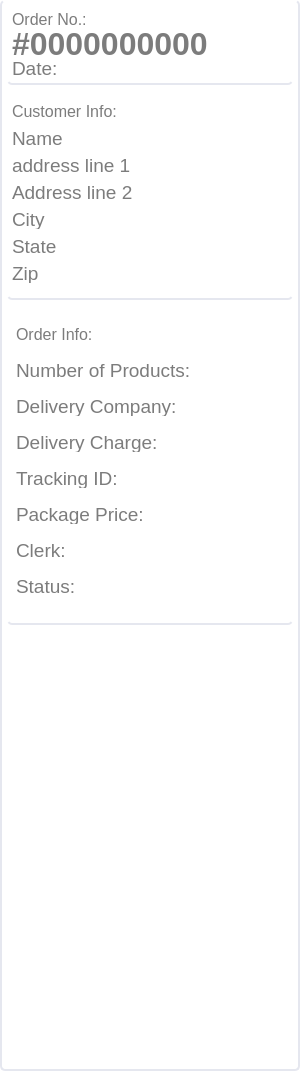
             <widget class="QFrame" name="frame_6">
              <property name="minimumSize">
               <size>
                <width>300</width>
                <height>0</height>
               </size>
              </property>
              <property name="styleSheet">
               <string notr="true">QFrame{
	background:rgb(255,255,255);
	border-radius:5px;
	border:2px solid #e5e7ef;
	border-top:none;
	color:rgb(124,124,124);
}</string>
              </property>
              <property name="frameShape">
               <enum>QFrame::StyledPanel</enum>
              </property>
              <property name="frameShadow">
               <enum>QFrame::Raised</enum>
              </property>
              <layout class="QVBoxLayout" name="verticalLayout_8" stretch="0,0,0,0">
               <property name="spacing">
                <number>5</number>
               </property>
               <property name="leftMargin">
                <number>5</number>
               </property>
               <property name="topMargin">
                <number>5</number>
               </property>
               <property name="rightMargin">
                <number>5</number>
               </property>
               <property name="bottomMargin">
                <number>5</number>
               </property>
               <item>
                <widget class="QFrame" name="frame_10">
                 <property name="minimumSize">
                  <size>
                   <width>0</width>
                   <height>80</height>
                  </size>
                 </property>
                 <property name="maximumSize">
                  <size>
                   <width>16777215</width>
                   <height>80</height>
                  </size>
                 </property>
                 <property name="styleSheet">
                  <string notr="true">border-top:none;border-left:none;border-right:none;</string>
                 </property>
                 <property name="frameShape">
                  <enum>QFrame::StyledPanel</enum>
                 </property>
                 <property name="frameShadow">
                  <enum>QFrame::Raised</enum>
                 </property>
                 <layout class="QVBoxLayout" name="verticalLayout_5">
                  <property name="spacing">
                   <number>2</number>
                  </property>
                  <property name="leftMargin">
                   <number>5</number>
                  </property>
                  <property name="topMargin">
                   <number>5</number>
                  </property>
                  <property name="rightMargin">
                   <number>5</number>
                  </property>
                  <property name="bottomMargin">
                   <number>5</number>
                  </property>
                  <item>
                   <widget class="QLabel" name="label_9">
                    <property name="maximumSize">
                     <size>
                      <width>16777215</width>
                      <height>20</height>
                     </size>
                    </property>
                    <property name="font">
                     <font>
                      <family>Helvetica</family>
                      <pointsize>12</pointsize>
                     </font>
                    </property>
                    <property name="styleSheet">
                     <string notr="true">border:none;
color:rgb(124,124,124);
</string>
                    </property>
                    <property name="text">
                     <string>Order No.:</string>
                    </property>
                   </widget>
                  </item>
                  <item>
                   <widget class="QLabel" name="ordernoc_label">
                    <property name="font">
                     <font>
                      <family>Helvetica</family>
                      <pointsize>24</pointsize>
                      <weight>75</weight>
                      <bold>true</bold>
                     </font>
                    </property>
                    <property name="styleSheet">
                     <string notr="true">border:none;</string>
                    </property>
                    <property name="text">
                     <string>#0000000000</string>
                    </property>
                   </widget>
                  </item>
                  <item>
                   <widget class="QLabel" name="orderdatec_label">
                    <property name="maximumSize">
                     <size>
                      <width>16777215</width>
                      <height>20</height>
                     </size>
                    </property>
                    <property name="font">
                     <font>
                      <pointsize>14</pointsize>
                     </font>
                    </property>
                    <property name="styleSheet">
                     <string notr="true">border:none;</string>
                    </property>
                    <property name="text">
                     <string>Date:</string>
                    </property>
                   </widget>
                  </item>
                 </layout>
                </widget>
               </item>
               <item>
                <widget class="QFrame" name="frame_11">
                 <property name="minimumSize">
                  <size>
                   <width>0</width>
                   <height>210</height>
                  </size>
                 </property>
                 <property name="styleSheet">
                  <string notr="true">border-top:none;border-left:none;border-right:none;
</string>
                 </property>
                 <property name="frameShape">
                  <enum>QFrame::StyledPanel</enum>
                 </property>
                 <property name="frameShadow">
                  <enum>QFrame::Raised</enum>
                 </property>
                 <layout class="QVBoxLayout" name="verticalLayout_6">
                  <property name="spacing">
                   <number>1</number>
                  </property>
                  <property name="leftMargin">
                   <number>5</number>
                  </property>
                  <property name="topMargin">
                   <number>5</number>
                  </property>
                  <property name="rightMargin">
                   <number>5</number>
                  </property>
                  <property name="bottomMargin">
                   <number>5</number>
                  </property>
                  <item>
                   <widget class="QLabel" name="label_11">
                    <property name="maximumSize">
                     <size>
                      <width>16777215</width>
                      <height>20</height>
                     </size>
                    </property>
                    <property name="font">
                     <font>
                      <family>Helvetica</family>
                      <pointsize>12</pointsize>
                     </font>
                    </property>
                    <property name="styleSheet">
                     <string notr="true">border:none;
</string>
                    </property>
                    <property name="text">
                     <string>Customer Info:</string>
                    </property>
                   </widget>
                  </item>
                  <item>
                   <widget class="QLabel" name="customernamec_label">
                    <property name="maximumSize">
                     <size>
                      <width>16777215</width>
                      <height>20</height>
                     </size>
                    </property>
                    <property name="font">
                     <font>
                      <pointsize>14</pointsize>
                     </font>
                    </property>
                    <property name="styleSheet">
                     <string notr="true">border:none;</string>
                    </property>
                    <property name="text">
                     <string>Name</string>
                    </property>
                   </widget>
                  </item>
                  <item>
                   <widget class="QLabel" name="addressline1c_label">
                    <property name="maximumSize">
                     <size>
                      <width>16777215</width>
                      <height>20</height>
                     </size>
                    </property>
                    <property name="font">
                     <font>
                      <pointsize>14</pointsize>
                     </font>
                    </property>
                    <property name="styleSheet">
                     <string notr="true">border:none;</string>
                    </property>
                    <property name="text">
                     <string>address line 1</string>
                    </property>
                   </widget>
                  </item>
                  <item>
                   <widget class="QLabel" name="addressline2c_label">
                    <property name="maximumSize">
                     <size>
                      <width>16777215</width>
                      <height>20</height>
                     </size>
                    </property>
                    <property name="font">
                     <font>
                      <pointsize>14</pointsize>
                     </font>
                    </property>
                    <property name="styleSheet">
                     <string notr="true">border:none;</string>
                    </property>
                    <property name="text">
                     <string>Address line 2</string>
                    </property>
                   </widget>
                  </item>
                  <item>
                   <widget class="QLabel" name="cityc_label">
                    <property name="maximumSize">
                     <size>
                      <width>16777215</width>
                      <height>20</height>
                     </size>
                    </property>
                    <property name="font">
                     <font>
                      <pointsize>14</pointsize>
                     </font>
                    </property>
                    <property name="styleSheet">
                     <string notr="true">border:none;</string>
                    </property>
                    <property name="text">
                     <string>City</string>
                    </property>
                   </widget>
                  </item>
                  <item>
                   <widget class="QLabel" name="statec_label">
                    <property name="maximumSize">
                     <size>
                      <width>16777215</width>
                      <height>20</height>
                     </size>
                    </property>
                    <property name="font">
                     <font>
                      <pointsize>14</pointsize>
                     </font>
                    </property>
                    <property name="styleSheet">
                     <string notr="true">border:none;</string>
                    </property>
                    <property name="text">
                     <string>State</string>
                    </property>
                   </widget>
                  </item>
                  <item>
                   <widget class="QLabel" name="zipc_label">
                    <property name="maximumSize">
                     <size>
                      <width>16777215</width>
                      <height>20</height>
                     </size>
                    </property>
                    <property name="font">
                     <font>
                      <pointsize>14</pointsize>
                     </font>
                    </property>
                    <property name="styleSheet">
                     <string notr="true">border:none;</string>
                    </property>
                    <property name="text">
                     <string>Zip</string>
                    </property>
                   </widget>
                  </item>
                 </layout>
                </widget>
               </item>
               <item>
                <widget class="QFrame" name="frame_31">
                 <property name="minimumSize">
                  <size>
                   <width>0</width>
                   <height>320</height>
                  </size>
                 </property>
                 <property name="maximumSize">
                  <size>
                   <width>16777215</width>
                   <height>320</height>
                  </size>
                 </property>
                 <property name="styleSheet">
                  <string notr="true">border-top:none;border-left:none;border-right:none;</string>
                 </property>
                 <property name="frameShape">
                  <enum>QFrame::StyledPanel</enum>
                 </property>
                 <property name="frameShadow">
                  <enum>QFrame::Raised</enum>
                 </property>
                 <layout class="QVBoxLayout" name="verticalLayout_11">
                  <item>
                   <widget class="QLabel" name="label_28">
                    <property name="maximumSize">
                     <size>
                      <width>16777215</width>
                      <height>20</height>
                     </size>
                    </property>
                    <property name="font">
                     <font>
                      <family>Helvetica</family>
                      <pointsize>12</pointsize>
                     </font>
                    </property>
                    <property name="styleSheet">
                     <string notr="true">border:none;</string>
                    </property>
                    <property name="text">
                     <string>Order Info:</string>
                    </property>
                   </widget>
                  </item>
                  <item>
                   <widget class="QLabel" name="numberofproductsc_label">
                    <property name="maximumSize">
                     <size>
                      <width>16777215</width>
                      <height>20</height>
                     </size>
                    </property>
                    <property name="font">
                     <font>
                      <pointsize>14</pointsize>
                     </font>
                    </property>
                    <property name="styleSheet">
                     <string notr="true">border:none;</string>
                    </property>
                    <property name="text">
                     <string>Number of Products:</string>
                    </property>
                   </widget>
                  </item>
                  <item>
                   <widget class="QLabel" name="deliverycompanyc_label">
                    <property name="maximumSize">
                     <size>
                      <width>16777215</width>
                      <height>20</height>
                     </size>
                    </property>
                    <property name="font">
                     <font>
                      <pointsize>14</pointsize>
                     </font>
                    </property>
                    <property name="styleSheet">
                     <string notr="true">border:none;</string>
                    </property>
                    <property name="text">
                     <string>Delivery Company:</string>
                    </property>
                   </widget>
                  </item>
                  <item>
                   <widget class="QLabel" name="deliverychargec_label">
                    <property name="maximumSize">
                     <size>
                      <width>16777215</width>
                      <height>20</height>
                     </size>
                    </property>
                    <property name="font">
                     <font>
                      <pointsize>14</pointsize>
                     </font>
                    </property>
                    <property name="styleSheet">
                     <string notr="true">border:none;</string>
                    </property>
                    <property name="text">
                     <string>Delivery Charge:</string>
                    </property>
                   </widget>
                  </item>
                  <item>
                   <widget class="QLabel" name="trackingidc_label">
                    <property name="maximumSize">
                     <size>
                      <width>16777215</width>
                      <height>20</height>
                     </size>
                    </property>
                    <property name="font">
                     <font>
                      <pointsize>14</pointsize>
                     </font>
                    </property>
                    <property name="styleSheet">
                     <string notr="true">border:none;</string>
                    </property>
                    <property name="text">
                     <string>Tracking ID:</string>
                    </property>
                   </widget>
                  </item>
                  <item>
                   <widget class="QLabel" name="packagepricec_label">
                    <property name="maximumSize">
                     <size>
                      <width>16777215</width>
                      <height>20</height>
                     </size>
                    </property>
                    <property name="font">
                     <font>
                      <pointsize>14</pointsize>
                     </font>
                    </property>
                    <property name="styleSheet">
                     <string notr="true">border:none;</string>
                    </property>
                    <property name="text">
                     <string>Package Price:</string>
                    </property>
                   </widget>
                  </item>
                  <item>
                   <widget class="QLabel" name="clerkc_label">
                    <property name="maximumSize">
                     <size>
                      <width>16777215</width>
                      <height>20</height>
                     </size>
                    </property>
                    <property name="font">
                     <font>
                      <pointsize>14</pointsize>
                     </font>
                    </property>
                    <property name="styleSheet">
                     <string notr="true">border:none;
color:rgb(124,124,124);</string>
                    </property>
                    <property name="text">
                     <string>Clerk:</string>
                    </property>
                   </widget>
                  </item>
                  <item>
                   <widget class="QLabel" name="statusc_label">
                    <property name="maximumSize">
                     <size>
                      <width>16777215</width>
                      <height>20</height>
                     </size>
                    </property>
                    <property name="font">
                     <font>
                      <pointsize>14</pointsize>
                     </font>
                    </property>
                    <property name="styleSheet">
                     <string notr="true">border:none;
color:rgb(124,124,124);</string>
                    </property>
                    <property name="text">
                     <string>Status:</string>
                    </property>
                   </widget>
                  </item>
                 </layout>
                </widget>
               </item>
               <item>
                <spacer name="verticalSpacer_2">
                 <property name="orientation">
                  <enum>Qt::Vertical</enum>
                 </property>
                 <property name="sizeHint" stdset="0">
                  <size>
                   <width>20</width>
                   <height>439</height>
                  </size>
                 </property>
                </spacer>
               </item>
              </layout>
             </widget>
